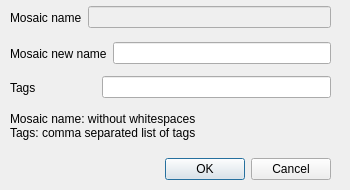
<?xml version="1.0" encoding="UTF-8"?>
<ui version="4.0">
 <class>updateCatalogDialogBox</class>
 <widget class="QDialog" name="updateCatalogDialogBox">
  <property name="geometry">
   <rect>
    <x>0</x>
    <y>0</y>
    <width>350</width>
    <height>190</height>
   </rect>
  </property>
  <property name="sizePolicy">
   <sizepolicy hsizetype="Fixed" vsizetype="Fixed">
    <horstretch>0</horstretch>
    <verstretch>0</verstretch>
   </sizepolicy>
  </property>
  <property name="windowTitle">
   <string>Edit selected mosaic</string>
  </property>
  <widget class="QDialogButtonBox" name="updateCatalogButtonBox">
   <property name="geometry">
    <rect>
     <x>160</x>
     <y>153</y>
     <width>171</width>
     <height>32</height>
    </rect>
   </property>
   <property name="orientation">
    <enum>Qt::Horizontal</enum>
   </property>
   <property name="standardButtons">
    <set>QDialogButtonBox::Cancel|QDialogButtonBox::Ok</set>
   </property>
  </widget>
  <widget class="QLabel" name="createCatalogCommentLabel1">
   <property name="geometry">
    <rect>
     <x>10</x>
     <y>100</y>
     <width>321</width>
     <height>51</height>
    </rect>
   </property>
   <property name="text">
    <string>Mosaic name: without whitespaces 
Tags: comma separated list of tags</string>
   </property>
  </widget>
  <widget class="QWidget" name="layoutWidget">
   <property name="geometry">
    <rect>
     <x>10</x>
     <y>74</y>
     <width>321</width>
     <height>27</height>
    </rect>
   </property>
   <layout class="QHBoxLayout" name="horizontalLayout_2">
    <item>
     <widget class="QLabel" name="newCatalogTagsLabel1">
      <property name="text">
       <string>Tags                  </string>
      </property>
     </widget>
    </item>
    <item>
     <widget class="QLineEdit" name="updatedCatalogTagsEdit1"/>
    </item>
   </layout>
  </widget>
  <widget class="QWidget" name="layoutWidget_2">
   <property name="geometry">
    <rect>
     <x>10</x>
     <y>4</y>
     <width>321</width>
     <height>27</height>
    </rect>
   </property>
   <layout class="QHBoxLayout" name="horizontalLayout">
    <item>
     <widget class="QLabel" name="newCatalogNameLabel1">
      <property name="text">
       <string>Mosaic name</string>
      </property>
     </widget>
    </item>
    <item>
     <widget class="QLineEdit" name="oldCatalogNameEditBox1">
      <property name="enabled">
       <bool>false</bool>
      </property>
     </widget>
    </item>
   </layout>
  </widget>
  <widget class="QWidget" name="layoutWidget_3">
   <property name="geometry">
    <rect>
     <x>10</x>
     <y>40</y>
     <width>321</width>
     <height>27</height>
    </rect>
   </property>
   <layout class="QHBoxLayout" name="horizontalLayout_3">
    <item>
     <widget class="QLabel" name="newCatalogTagsLabel1_2">
      <property name="text">
       <string>Mosaic new name</string>
      </property>
     </widget>
    </item>
    <item>
     <widget class="QLineEdit" name="updatedCatalogNameEdit1"/>
    </item>
   </layout>
  </widget>
  <widget class="QLabel" name="selected_mosaic_id">
   <property name="geometry">
    <rect>
     <x>10</x>
     <y>160</y>
     <width>141</width>
     <height>17</height>
    </rect>
   </property>
   <property name="text">
    <string/>
   </property>
  </widget>
 </widget>
 <resources/>
 <connections>
  <connection>
   <sender>updateCatalogButtonBox</sender>
   <signal>accepted()</signal>
   <receiver>updateCatalogDialogBox</receiver>
   <slot>accept()</slot>
   <hints>
    <hint type="sourcelabel">
     <x>248</x>
     <y>254</y>
    </hint>
    <hint type="destinationlabel">
     <x>157</x>
     <y>274</y>
    </hint>
   </hints>
  </connection>
  <connection>
   <sender>updateCatalogButtonBox</sender>
   <signal>rejected()</signal>
   <receiver>updateCatalogDialogBox</receiver>
   <slot>reject()</slot>
   <hints>
    <hint type="sourcelabel">
     <x>316</x>
     <y>260</y>
    </hint>
    <hint type="destinationlabel">
     <x>286</x>
     <y>274</y>
    </hint>
   </hints>
  </connection>
 </connections>
</ui>
